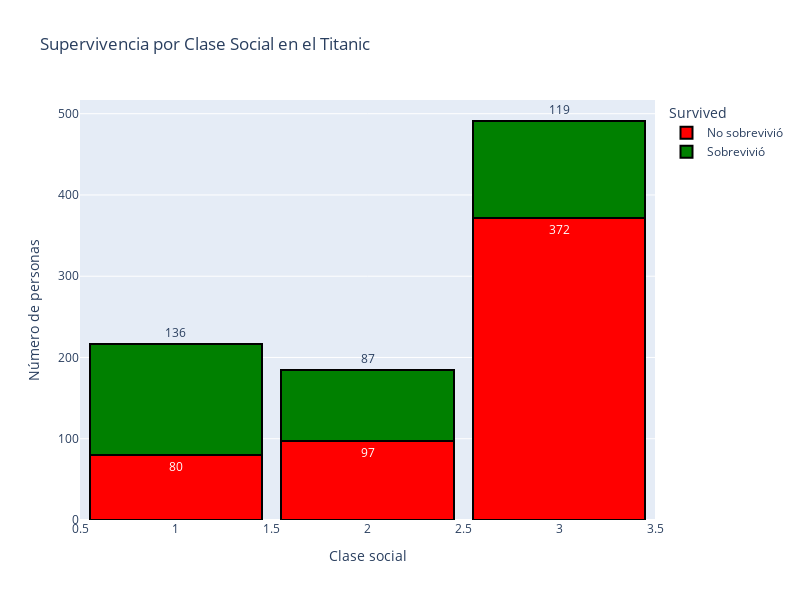

Notebook source saved alongside this figure:
### Code cell
df_barplot = df.groupby(['Pclass', 'Survived']).size().reset_index(name='Count')   #Creamos un dataframe con la cantidad de personas que sobrevivieron y no sobrevivieron por clase.
df_barplot['Survived'] = df_barplot['Survived'].map({0: 'No sobrevivió', 1: 'Sobrevivió'})   #Convertimos la columna 'Survived' a string.
fig= px.bar(       #Creamos un gráfico de barras con Plotly Express.
    df_barplot,
    x='Pclass',
    y='Count',
    color='Survived',
    barmode='stack',
    labels={'Pclass': 'Clase social', 'Count': 'Número de personas'},
    color_discrete_map={'No sobrevivió': 'red', 'Sobrevivió': 'green'},
    title='Supervivencia por Clase Social en el Titanic',
    text='Count'
)
fig.update_traces(marker=dict(line=dict(width=2, color='black')), texttemplate='%{text}', textposition='outside')     #Añadimos un borde a las barras y texto en el exterior.
fig.update_layout(                                                                                                     #Actualizamos el layout del gráfico.
    xaxis_title='Clase social',
    yaxis_title='Número de personas',
    height=600,
    width=800,
    bargap=0.1,
    hovermode='x'
)
fig

### Figure 1 — Plotly figure (JSON) as saved in the notebook; plotly's stock layout.template omitted (floating-point values rounded to 4 significant figures)
{"data": [{"alignmentgroup": "True", "hovertemplate": "Survived=No sobrevivió<br>Clase social=%{x}<br>Número de personas=%{text}<extra></extra>", "legendgroup": "No sobrevivió", "marker": {"color": "red", "line": {"color": "black", "width": 2}, "pattern": {"shape": ""}}, "name": "No sobrevivió", "offsetgroup": "No sobrevivió", "orientation": "v", "showlegend": true, "text": [80, 97, 372], "textposition": "outside", "texttemplate": "%{text}", "type": "bar", "x": [1, 2, 3], "xaxis": "x", "y": [80, 97, 372], "yaxis": "y"}, {"alignmentgroup": "True", "hovertemplate": "Survived=Sobrevivió<br>Clase social=%{x}<br>Número de personas=%{text}<extra></extra>", "legendgroup": "Sobrevivió", "marker": {"color": "green", "line": {"color": "black", "width": 2}, "pattern": {"shape": ""}}, "name": "Sobrevivió", "offsetgroup": "Sobrevivió", "orientation": "v", "showlegend": true, "text": [136, 87, 119], "textposition": "outside", "texttemplate": "%{text}", "type": "bar", "x": [1, 2, 3], "xaxis": "x", "y": [136, 87, 119], "yaxis": "y"}], "layout": {"bargap": 0.1, "barmode": "stack", "height": 600, "hovermode": "x", "legend": {"title": {"text": "Survived"}, "tracegroupgap": 0}, "title": {"text": "Supervivencia por Clase Social en el Titanic"}, "width": 800, "xaxis": {"anchor": "y", "domain": [0, 1], "title": {"text": "Clase social"}}, "yaxis": {"anchor": "x", "domain": [0, 1], "title": {"text": "Número de personas"}}}}
